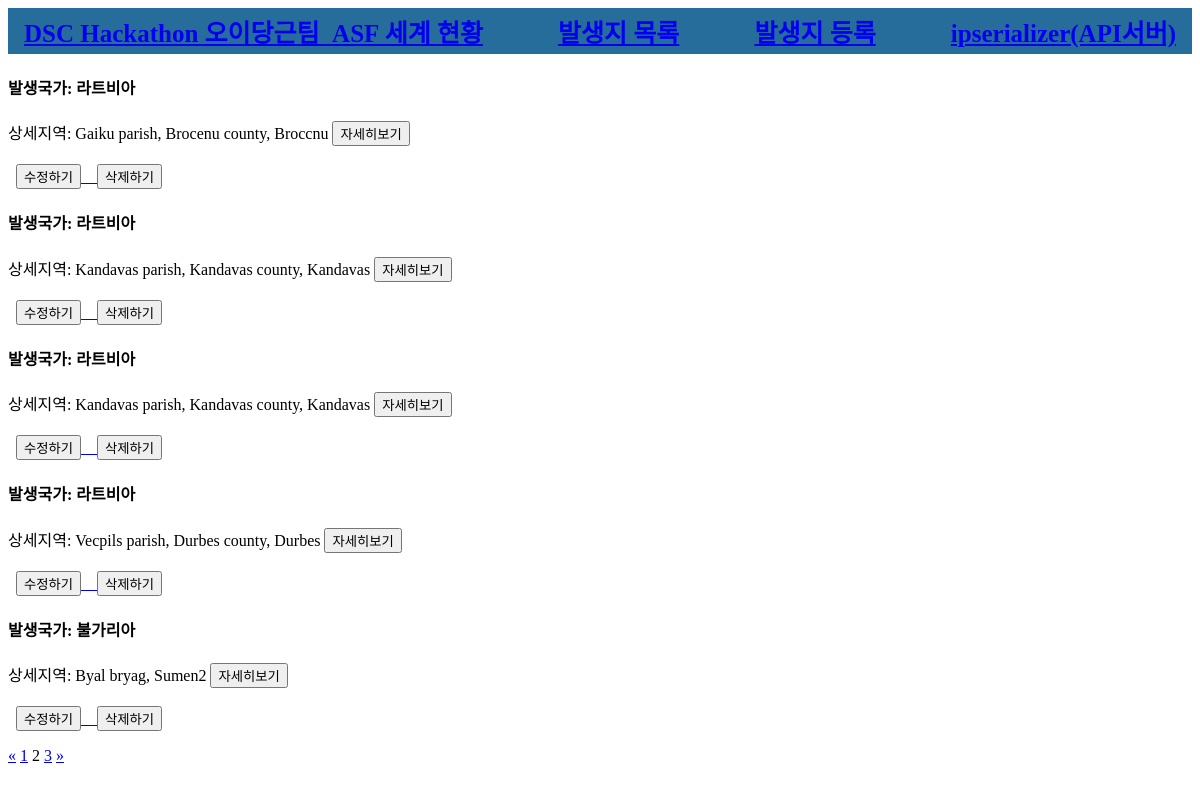
Page /first/list/?page=2 on the earlier database version.
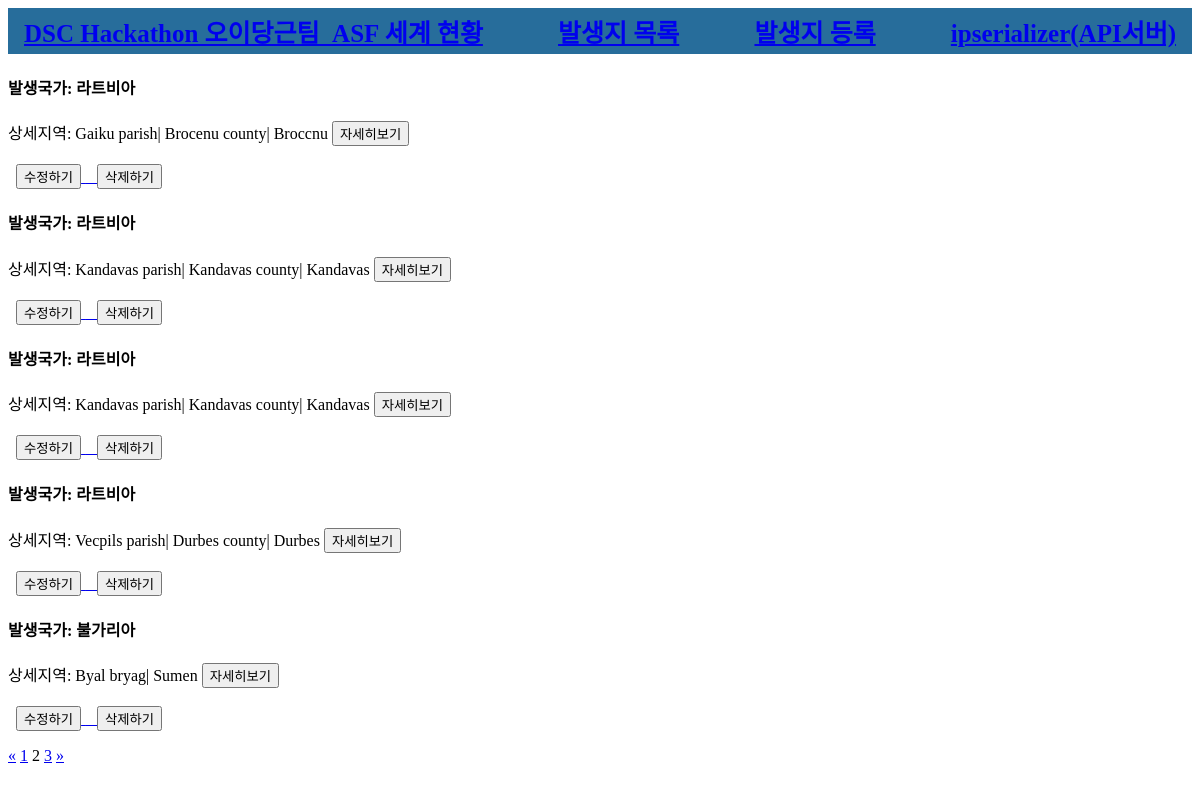
Same page on the later database version.
### first/models.py (models this page shows)
class InfectedPlace(models.Model):
    name = models.CharField(max_length=30, null=True, blank=True)
    address = models.CharField(max_length=200, null=True, blank=True)
    lat = models.DecimalField(max_digits=20, decimal_places=16)
    lng = models.DecimalField(max_digits=20, decimal_places=16)
    happened_at = models.CharField(max_length=30, null=True, blank=True)
    reported2oie_at = models.DateTimeField(null=True, blank=True)
    memo = models.TextField(null=True, blank=True)
    password = models.CharField(max_length=10, null=True, blank=True)
    created_at = models.DateTimeField(auto_now_add=True, null=True)
    updated_at = models.DateTimeField(auto_now=True, null=True)

### first/views.py (the view)
# urls.py: path('first/list/', views.list, name='list'),
def list(request):
    theinfectedplace = InfectedPlace.objects.all()
    paginator = Paginator(theinfectedplace, 5)
    page = request.GET.get('page')
    items = paginator.get_page(page)
    context = {
        'infectedplace': items
    }
    return render(request, 'first/list.html', context)

### first/templates/first/list.html (shortened to what this page needs)
{% extends 'first/base.html' %}
{% load static %}
{% block content %}
<head>
</head>
<body>
    {% for item in infectedplace %}
    <div>
        <h4>발생국가: {{ item.name }}</h4>
<p>
            상세지역: {{ item.address }}
            <a href="{% url 'infectedplace-detail' id=item.id %}" class="card-link"><button class="btn btn-danger">자세히보기</button></a>
            <br><br>&nbsp;
            <a href="{% url 'infectedplace-update' id=item.id %}">
            <button class="btn btn-danger">수정하기</button>
            <a href="{% url 'infectedplace-delete' id=item.id %}">
            <button class="btn btn-danger">삭제하기</button>
            </a>
        </p>
    </div>
    {% endfor %}
    <div class="row">
        <div class="col-sm-12 text-center">
            <div class="pagination">
                <span class="step-links text-center" style="width:100%;">
                    {% if infectedplace.has_previous %}
                        <a href="?page=1">&laquo;</a>
                        <a href="?page={{ infectedplace.previous_page_number }}">{{ infectedplace.previous_page_number }}</a>
                    {% endif %}
                    <span class="current">
                        {{ infectedplace.number }}
                    </span>
                    {% if infectedplace.has_next %}
                        <a href="?page={{ infectedplace.next_page_number }}">{{ infectedplace.next_page_number }}</a>
                        <a href="?page={{ infectedplace.paginator.num_pages }}">&raquo;</a>
                    {% endif %}
            </div>
        </div>
    </div>
</body>
</html>
{% endblock %}

Differences in the rows shown:
changed InfectedPlace: address "Gaiku parish, Brocenu county, Broccnu" → "Gaiku parish| Brocenu county| Broccnu"
changed InfectedPlace (number 2 of 5 on the later page): address "Kandavas parish, Kandavas county, Kandavas" → "Kandavas parish| Kandavas county| Kandavas"
changed InfectedPlace (number 3 of 5 on the later page): address "Kandavas parish, Kandavas county, Kandavas" → "Kandavas parish| Kandavas county| Kandavas"
changed InfectedPlace: address "Vecpils parish, Durbes county, Durbes" → "Vecpils parish| Durbes county| Durbes"
changed InfectedPlace "불가리아": address "Byal bryag, Sumen2" → "Byal bryag| Sumen"
